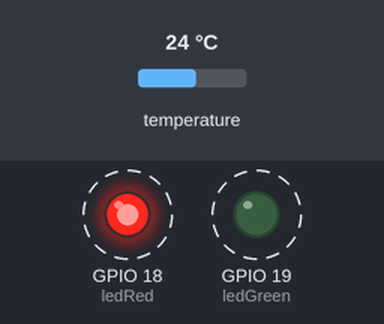
Recording of a sketch running on a simulated ESP32. Parts: output pins drawn as LEDs (lit = HIGH). Dashed ring = blinking. The test bench sets the inputs (shaded band); at power-on: temperature 24 °C. WiFi joins after 1.5 s; servers stay silent unless stated; what the sketch prints to the serial monitor is not drawn.

Above: at 1.7 s.
Timing chart, 0 to 5.6 s (numbered marks = the images above):
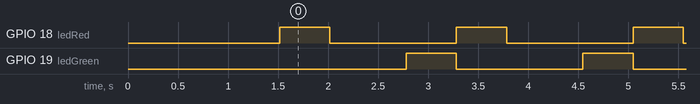

Measured:
- by itself, GPIO 18 (ledRed), GPIO 19 (ledGreen): alternates HIGH for 0.50 s and LOW for 1.3 s
- by itself, everything shown: repeats every 1.8 s, in 4 steps

The sketch:

bodyTemperature.ino.ino
```cpp
//Include libraries
#include <OneWire.h>
#include <DallasTemperature.h>
#include <WiFi.h>
#include <HTTPClient.h>

// Data wire is plugged into pin 2 on the Arduino
#define ONE_WIRE_BUS 15
// Setup a oneWire instance to communicate with any OneWire devices (not just Maxim/Dallas temperature ICs)
OneWire oneWire(ONE_WIRE_BUS);
// Pass our oneWire reference to Dallas Temperature.
DallasTemperature sensors(&oneWire);
// Sensor mac: 0x28, 0x69, 0x41, 0x35, 0x05, 0x00, 0x00, 0x93

// punane ja roheline vilguvad kui mootmine kaib, lõpuks kui palavik (tmp < 36 || tmp > 37), siis põleb punane ja muidu roheline
const int ledRed = 18;
const int ledGreen = 19;

float previousTemp = 0.0;
float temp = 0.0;
int tempHasntChangedSecs = 0;

//WiFi
const char* ssid      = "TRAPHOUSE";
const char* password  = "pussymoneyweed";

void setup(void)
{
  Serial.begin(9600); //Begin serial communication
  pinMode(ledRed, OUTPUT);
  pinMode(ledGreen, OUTPUT);
  Serial.println("Arduino Digital Temperature // Serial Monitor Version"); //Print a message
  sensors.begin();

  setupWIFI(ssid, password);
}

void loop(void)
{
  digitalWrite(ledRed, HIGH);
  delay(500);
  digitalWrite(ledRed, LOW);

  sensors.requestTemperatures();
  temp = sensors.getTempCByIndex(0);

  bool isFinished = tempReached();

  if (isFinished) {
    Serial.print("Finished. Temperature is: ");
    Serial.println(temp);

    if (temp > 36.0 || temp < 37.0) {
      digitalWrite(ledGreen, HIGH);
    } else {
      digitalWrite(ledRed, HIGH);
    }

    httppost(temp + 0.3);
    delay(60000);

    digitalWrite(ledGreen, LOW);
    digitalWrite(ledRed, LOW);
  } else {
    Serial.print("Temperature is: ");
    Serial.println(temp);
    Serial.print("Counter: ");
    Serial.println(tempHasntChangedSecs);
  }

  digitalWrite(ledGreen, HIGH);
  delay(500);
  digitalWrite(ledGreen, LOW);
}

bool tempReached() {

  if (temp >= 32.0 && temp <= 45.0) {
    if (temp == previousTemp) {
      tempHasntChangedSecs += 1;
    } else {
      tempHasntChangedSecs = 0;
    }

    if (tempHasntChangedSecs == 15) {
        return true;
    }
  }

  previousTemp = temp;
  return false;
}

void httppost(float temperature) {
if(WiFi.status()== WL_CONNECTED){   //Check WiFi connection status

   HTTPClient http;

   http.begin("https://arduino-health-app.herokuapp.com/api/temperature/result");  //Specify destination for HTTP request
   http.addHeader("Content-Type", "application/json");             //Specify content-type header

   int httpResponseCode = http.POST("{\"temperature\": " + String(temperature) + "," + "user: testUser" + "}");   //Send the actual POST request

   if(httpResponseCode>0){

    String response = http.getString();                       //Get the response to the request

    Serial.println(httpResponseCode);   //Print return code
    Serial.println(response);           //Print request answer

   }else{

    Serial.print("Error on sending POST: ");
    Serial.println(httpResponseCode);

   }

   http.end();  //Free resources

 }else{

    Serial.println("Error in WiFi connection");

 }
}

void setupWIFI(const char* ssid, const char* password)
{
  Serial.println("");

  WiFi.begin(ssid, password);
  while (WiFi.status() != WL_CONNECTED)
  {
    Serial.print(".");
    delay(500);
  }

  Serial.println("");
  Serial.print("WiFi connected with IP address: ");
  Serial.println(WiFi.localIP());
}
```
